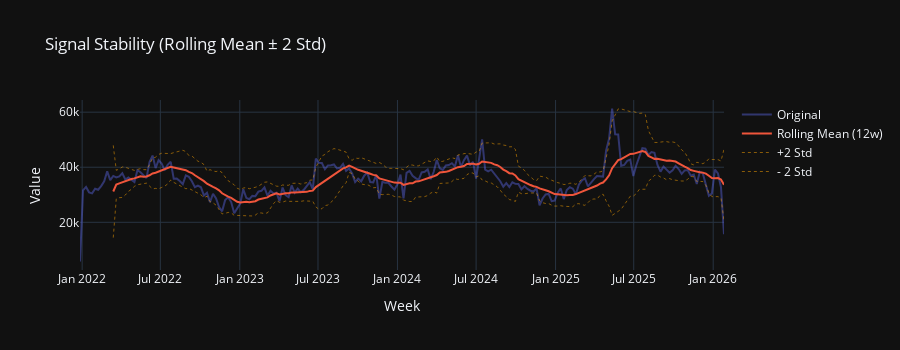

Notebook source saved alongside this figure:
### Code cell
series = df_weekly["n_requests"].astype(float)

# ----- Rolling stats -----
rolling_mean = series.rolling(12).mean()
rolling_std  = series.rolling(12).std()

# bandas ±2 std
upper_band = rolling_mean + 2 * rolling_std
lower_band = rolling_mean - 2 * rolling_std

fig1 = go.Figure()

# série original
fig1.add_trace(go.Scatter(
    x=df_weekly["week"],
    y=series,
    mode="lines",
    name="Original",
    opacity=0.4
))

# rolling mean
fig1.add_trace(go.Scatter(
    x=df_weekly["week"],
    y=rolling_mean,
    mode="lines",
    name="Rolling Mean (12w)"
))

# banda superior
fig1.add_trace(go.Scatter(
    x=df_weekly["week"],
    y=upper_band,
    mode="lines",
    line=dict(dash="dot",
             color="orange"),
    name="+2 Std",
    line_width= .5,

))

# banda inferior
fig1.add_trace(go.Scatter(
    x=df_weekly["week"],
    y=lower_band,
    mode="lines",
    line=dict(dash="dot",
              color="orange"),
    name="- 2 Std",
    line_width= .5
))

fig1.update_layout(
    title="Signal Stability (Rolling Mean ± 2 Std)",
    xaxis_title="Week",
    yaxis_title="Value",
    height=350,
    template="plotly_dark"
)

fig1.show()

# % ± 2 std 
valid_mask = (~rolling_mean.isna()) & (~rolling_std.isna())

inside_band = (
    (series >= lower_band) &
    (series <= upper_band) &
    valid_mask
)

pct_inside = inside_band.sum() / valid_mask.sum() * 100

pct_inside.round(2)

# ARIMA/SARIMA are linear models with memory, so they can be sensitive to large variance shifts.
# Even without assuming normality, having ~92% of points within the rolling ±2σ band suggests a
# relatively controlled volatility and a consistent pattern that these models can learn.


# REVIEW PLOT

### Figure 1 — Plotly figure (JSON) as saved in the notebook; plotly's stock layout.template omitted (floating-point values rounded to 4 significant figures; data arrays with more than 128 entries replaced by an {"elided": "..."} marker saying what was removed)
{"data": [{"mode": "lines", "name": "Original", "opacity": 0.4, "type": "scatter", "x": {"elided": "214 str values"}, "y": {"elided": "214 float values"}}, {"mode": "lines", "name": "Rolling Mean (12w)", "type": "scatter", "x": {"elided": "214 str values"}, "y": {"elided": "214 float values"}}, {"line": {"color": "orange", "dash": "dot", "width": 0.5}, "mode": "lines", "name": "+2 Std", "type": "scatter", "x": {"elided": "214 str values"}, "y": {"elided": "214 float values"}}, {"line": {"color": "orange", "dash": "dot", "width": 0.5}, "mode": "lines", "name": "- 2 Std", "type": "scatter", "x": {"elided": "214 str values"}, "y": {"elided": "214 float values"}}], "layout": {"height": 350, "title": {"text": "Signal Stability (Rolling Mean ± 2 Std)"}, "xaxis": {"title": {"text": "Week"}}, "yaxis": {"title": {"text": "Value"}}}}
